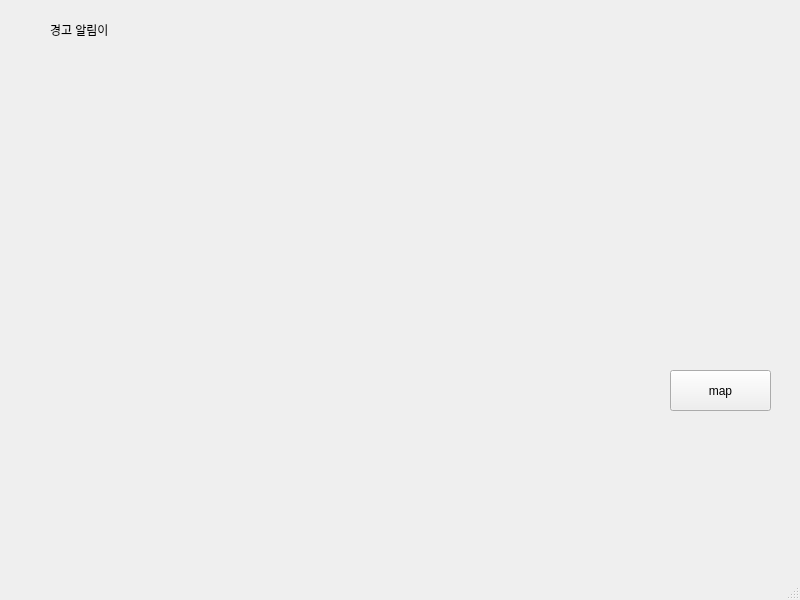
<?xml version="1.0" encoding="UTF-8"?>
<ui version="4.0">
 <class>MainWindow</class>
 <widget class="QMainWindow" name="MainWindow">
  <property name="geometry">
   <rect>
    <x>0</x>
    <y>0</y>
    <width>800</width>
    <height>600</height>
   </rect>
  </property>
  <property name="windowTitle">
   <string>MainWindow</string>
  </property>
  <widget class="QWidget" name="centralwidget">
   <widget class="QStackedWidget" name="stackedWidget">
    <property name="geometry">
     <rect>
      <x>0</x>
      <y>0</y>
      <width>801</width>
      <height>441</height>
     </rect>
    </property>
    <widget class="QWidget" name="page">
     <widget class="QPushButton" name="btnToPage2">
      <property name="geometry">
       <rect>
        <x>670</x>
        <y>370</y>
        <width>101</width>
        <height>41</height>
       </rect>
      </property>
      <property name="text">
       <string>map</string>
      </property>
     </widget>
     <widget class="QLabel" name="labelTraffic">
      <property name="geometry">
       <rect>
        <x>40</x>
        <y>60</y>
        <width>100</width>
        <height>100</height>
       </rect>
      </property>
      <property name="scaledContents">
       <bool>true</bool>
      </property>
     </widget>
     <widget class="QLabel" name="label">
      <property name="geometry">
       <rect>
        <x>50</x>
        <y>20</y>
        <width>62</width>
        <height>20</height>
       </rect>
      </property>
      <property name="text">
       <string>경고 알림이</string>
      </property>
     </widget>
    </widget>
    <widget class="QWidget" name="page_2">
     <widget class="QPushButton" name="btnToPage1">
      <property name="geometry">
       <rect>
        <x>710</x>
        <y>398</y>
        <width>81</width>
        <height>31</height>
       </rect>
      </property>
      <property name="text">
       <string>Exit</string>
      </property>
     </widget>
     <widget class="MyCanvas" name="canvasWidget" native="true">
      <property name="geometry">
       <rect>
        <x>0</x>
        <y>0</y>
        <width>801</width>
        <height>571</height>
       </rect>
      </property>
     </widget>
     <zorder>canvasWidget</zorder>
     <zorder>btnToPage1</zorder>
    </widget>
   </widget>
  </widget>
  <widget class="QMenuBar" name="menubar">
   <property name="geometry">
    <rect>
     <x>0</x>
     <y>0</y>
     <width>800</width>
     <height>26</height>
    </rect>
   </property>
  </widget>
  <widget class="QStatusBar" name="statusbar"/>
 </widget>
 <customwidgets>
  <customwidget>
   <class>MyCanvas</class>
   <extends>QWidget</extends>
   <header>mycanvas.h</header>
   <container>1</container>
  </customwidget>
 </customwidgets>
 <resources/>
 <connections/>
</ui>
